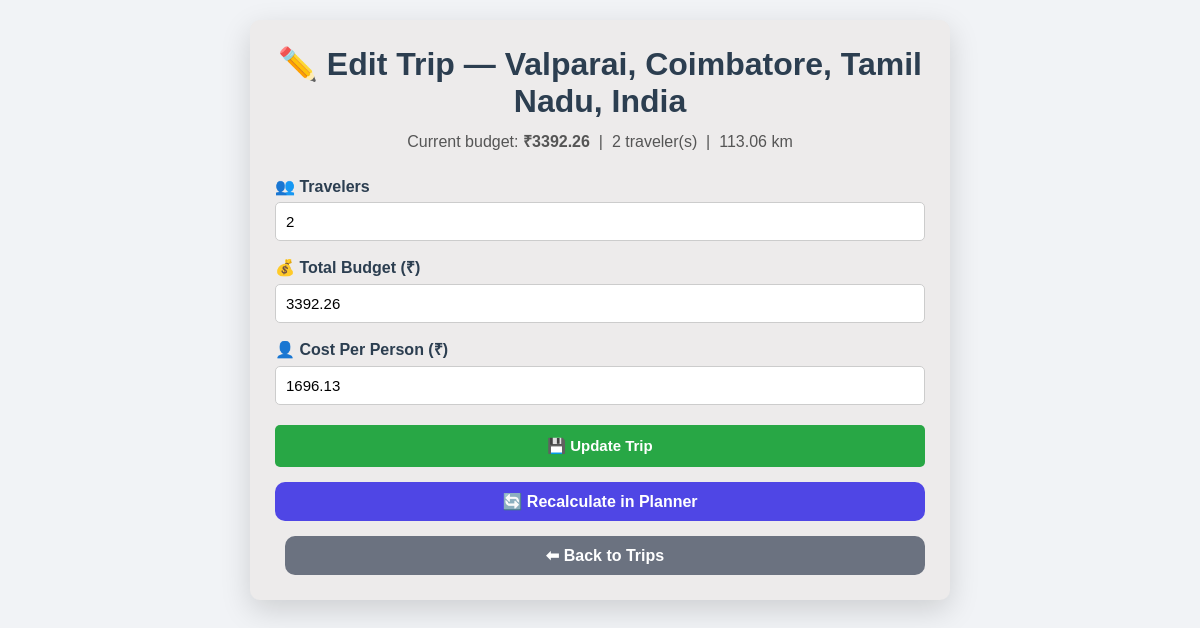
Screenshot of /edit/81 with the database file from the repository.
### tables this page shows
CREATE TABLE trips (
            id INTEGER PRIMARY KEY AUTOINCREMENT,
            destination TEXT,
            travelers INTEGER,
            total_distance REAL,
            transport_mode TEXT,
            transport_cost REAL,
            fuel_type TEXT,
            fuel_price REAL,
            fuel_cost REAL,
            food_cost REAL,
            room_cost REAL,
            toll_charges REAL,
            parking_fee REAL,
            vehicle_type TEXT,
            vehicle_rental_cost REAL,
            places_fee_total REAL,
            total_budget REAL,
            cost_per_person REAL
        );

### app.py (the view)
@app.route("/edit/<int:trip_id>")
def edit_trip(trip_id):
    conn = get_db()
    trip = conn.execute(
        "SELECT * FROM trips WHERE id=?", (trip_id,)
    ).fetchone()
    conn.close()
    if not trip:
        return redirect("/trips")
    return render_template("edit.html", trip=trip)

### app.py (called while the page is built)
def get_db():
    conn = sqlite3.connect("travel_budget.db")
    conn.row_factory = sqlite3.Row
    return conn

### templates/edit.html (shortened to what this page needs)
<!DOCTYPE html>
<html lang="en">
<head>
    <link rel="stylesheet" href="{{ url_for('static', filename='style.css') }}">
    <link rel="stylesheet" href="{{ url_for('static', filename='edit.css') }}">
</head>
<body>
<div class="container">
<h1>✏️ Edit Trip — {{ trip['destination'] }}</h1>
<p class="edit-summary">
    Current budget: <strong>₹{{ trip['total_budget'] }}</strong>
    &nbsp;|&nbsp; {{ trip['travelers'] }} traveler(s)
    &nbsp;|&nbsp; {{ trip['total_distance'] or 0 }} km
</p>
<form action="/update_trip" method="POST">
    <label>👥 Travelers</label>
    <input type="number" name="travelers" value="{{ trip['travelers'] }}" min="1" required
           onchange="recalcBudget()">
    <label>💰 Total Budget (₹)</label>
    <input type="number" step="0.01" name="total_budget" id="total_budget"
           value="{{ trip['total_budget'] }}" min="0" required
           onchange="recalcBudget()">
    <label>👤 Cost Per Person (₹)</label>
    <input type="number" step="0.01" name="cost_per_person" id="cost_per_person"
           value="{{ trip['cost_per_person'] or 0 }}" readonly>
    <button type="submit" class="btn">💾 Update Trip</button>
</form>
<a href="/planner" class="back-btn">🔄 Recalculate in Planner</a>
<a href="/trips" class="back-btn" style="background:#6b7280; margin-left:10px;">⬅ Back to Trips</a>
</div>
</body>
</html>

### static/style.css (style rules this page uses)
* { margin: 0; padding: 0; box-sizing: border-box; }
body { font-family: 'Segoe UI', Tahoma, sans-serif; background: linear-gradient(135deg, #667eea, #764ba2); min-height: 100vh; padding: 30px; color: #2c3e50; }
.container { max-width: 1000px; margin: auto; background: rgba(255, 255, 255, 0.92); padding: 30px; border-radius: 20px; box-shadow: 0 10px 30px rgba(0, 0, 0, 0.15); }
h1 { color: #2c3e50; }
label { display: block; margin-top: 15px; font-weight: 600; }
input, select { width: 100%; padding: 12px; margin-top: 6px; border: 1px solid #ddd; border-radius: 10px; font-size: 15px; }
button { padding: 14px 24px; background: #4f46e5; color: white; border: none; border-radius: 10px; cursor: pointer; font-size: 15px; font-weight: 600; }
.saved-trips-btn, .back-btn { display: inline-block; text-decoration: none; background: #ff6b00; color: white; padding: 10px 18px; border-radius: 10px; font-weight: 600; }
.back-btn { background: #4f46e5; }

### static/edit.css (style rules this page uses)
body { font-family:Arial,sans-serif; background:#f1f3f6; padding:20px; }
.container { max-width:700px; margin:auto; background:rgb(237, 235, 235); padding:25px; border-radius:10px; }
h1 { text-align: center; margin-bottom: 10px; }
.edit-summary { text-align: center; color: #555; margin-bottom: 25px; }
label { display:block; margin-top:15px; font-weight:bold; }
input { width:100%; padding:10px; border:1px solid #ccc; border-radius:5px; }
.btn { width:100%; margin-top:20px; background:#28a745; color:white; padding:12px; border:none; border-radius:5px; }
.back-btn { display:block; text-align:center; margin-top:15px; text-decoration:none; }

### rows the page displays
trips: destination "Valparai, Coimbatore, Tamil Nadu, India", total_budget "3392.26", travelers "2", total_distance "113.06", cost_per_person "1696.13"
